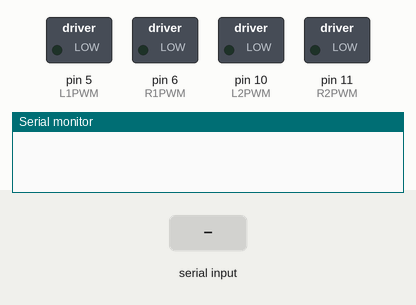
Recording of a sketch running on a simulated Arduino Uno, built with avr-gcc and run on an emulated ATmega328P. Parts: switched loads named in the sketch (green lamp = pin HIGH), the last lines printed to the serial monitor. Inputs (shaded band) come from the test bench.

Above: at 1.2 s.
1.3 s: "0" received over Serial
2.8 s: byte 70 ('F') received over Serial
At 3.9 s:
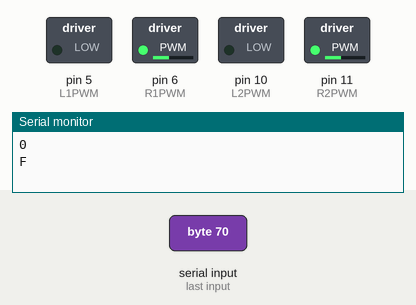
4.3 s: byte 66 ('B') received over Serial
At 5.0 s:
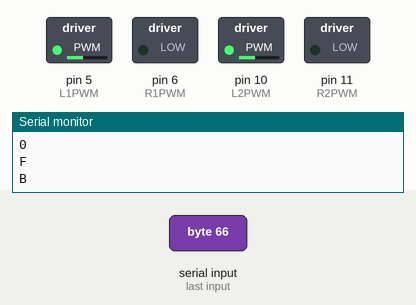
5.8 s: byte 76 ('L') received over Serial
At 6.2 s:
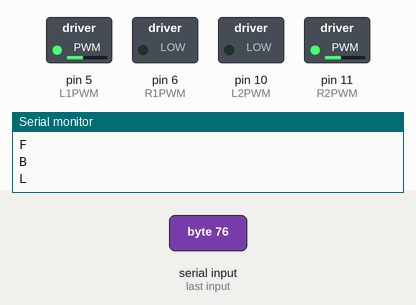
7.3 s: byte 82 ('R') received over Serial
At 8.5 s:
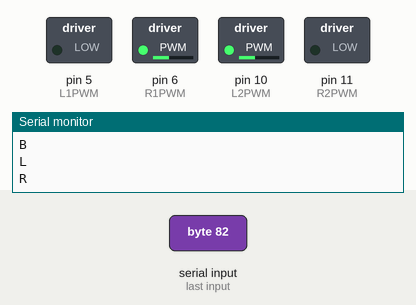
8.8 s: byte 83 ('S') received over Serial
At 9.7 s:
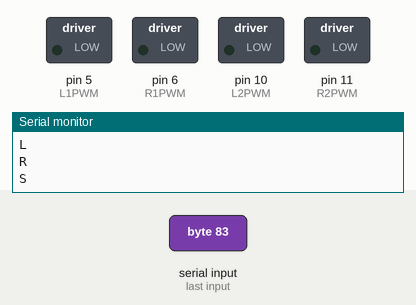
Timing chart, 0 to 11.3 s (numbered marks = the images above; inputs shaded):
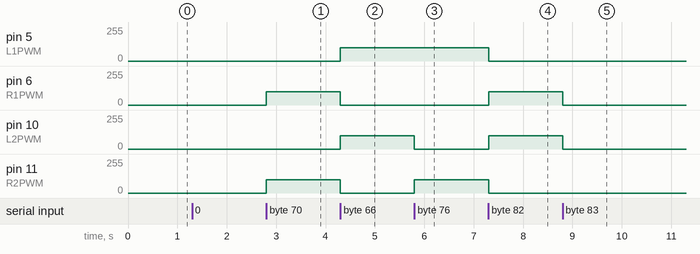

The sketch:

Robo_football_bot.ino
```cpp
/*FOR BLUETOOTH MODULE*/
char btSignal;

/* 1 means LEFT MOTOR; 2 means RIGHT MOTOR */
int Speed;

/*FOR LEFT MOTOR*/
int R1PWM = 6;
int L1PWM = 5;

/*FOR RIGHT MOTOR*/
int R2PWM = 11;
int L2PWM = 10;

void setup() {
  Serial.begin(9600);
  pinMode(R1PWM, OUTPUT);
  pinMode(L1PWM, OUTPUT);

  pinMode(R2PWM, OUTPUT);
  pinMode(L2PWM, OUTPUT);
}

void loop() {

  while (Serial.available() > 0) {
    btSignal = Serial.read();
    Serial.println(btSignal);


    if (btSignal == '0') Speed = 100;
    if (btSignal == '1') Speed = 110;
    if (btSignal == '2') Speed = 120;
    if (btSignal == '3') Speed = 130;
    if (btSignal == '4') Speed = 140;
    if (btSignal == '5') Speed = 150;
    if (btSignal == '6') Speed = 180;
    if (btSignal == '7') Speed = 200;
    if (btSignal == '8') Speed = 220;
    if (btSignal == '9') Speed = 240;
    if (btSignal == 'q') Speed = 260;

    if (btSignal == 'F')  //forward
    {

      analogWrite(R1PWM, Speed);
      analogWrite(L1PWM, 0);

      analogWrite(R2PWM, Speed);
      analogWrite(L2PWM, 0);

    }

    else if (btSignal == 'B')  //backward
    {
      analogWrite(R1PWM, 0);
      analogWrite(L1PWM, Speed);

      analogWrite(R2PWM, 0);
      analogWrite(L2PWM, Speed);

    }

    else if (btSignal == 'L')  //LEFT
    {

      analogWrite(R1PWM, 0);
      analogWrite(L1PWM, Speed);

      analogWrite(R2PWM, Speed);
      analogWrite(L2PWM, 0);
    }

    else if (btSignal == 'R')  //RIGHT
    {
      analogWrite(R1PWM, Speed);
      analogWrite(L1PWM, 0);

      analogWrite(R2PWM, 0);
      analogWrite(L2PWM, Speed);
    }

    else if (btSignal == 'S')  //STOP
    {
      analogWrite(R1PWM, 0);
      analogWrite(L1PWM, 0);

      analogWrite(R2PWM, 0);
      analogWrite(L2PWM, 0);
    }

    else if (btSignal == 'I')  //FORWARD RIGHT
    {
      analogWrite(R1PWM, Speed);
      analogWrite(L1PWM, 0);

      analogWrite(R2PWM, 0);
      analogWrite(L2PWM, 0);
    }

    else if (btSignal == 'J')  //BACKWARD RIGHT
    {
      analogWrite(R1PWM, 0);
      analogWrite(L1PWM, Speed);

      analogWrite(R2PWM, 0);
      analogWrite(L2PWM, 0);
    }

    else if (btSignal == 'G')  //FORWARD LEFT
    {
      analogWrite(R1PWM, 0);
      analogWrite(L1PWM, 0);

      analogWrite(R2PWM, Speed);
      analogWrite(L2PWM, 0);
    }

    else if (btSignal == 'H')  //BACKWARD LEFT
    {
      analogWrite(R1PWM, 0);
      analogWrite(L1PWM, 0);

      analogWrite(R2PWM, 0);
      analogWrite(L2PWM, Speed);
    }
  }
}
```

Measured:
- after the input at 2.8 s, pin 6 (R1PWM), pin 11 (R2PWM): 0/255 → 100/255 at once
- after the input at 4.3 s, pin 5 (L1PWM), pin 10 (L2PWM): 0/255 → 100/255 at once; pin 6 (R1PWM), pin 11 (R2PWM): 100/255 → 0/255 at once
- after the input at 5.8 s, pin 10 (L2PWM): 100/255 → 0/255 at once; pin 11 (R2PWM): 0/255 → 100/255 at once
- after the input at 7.3 s, pin 5 (L1PWM), pin 11 (R2PWM): 100/255 → 0/255 at once; pin 6 (R1PWM), pin 10 (L2PWM): 0/255 → 100/255 at once
- after the input at 8.8 s, pin 6 (R1PWM), pin 10 (L2PWM): 100/255 → 0/255 at once
